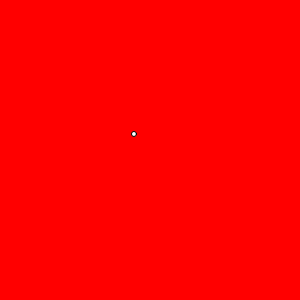
Frame 1 (no input)
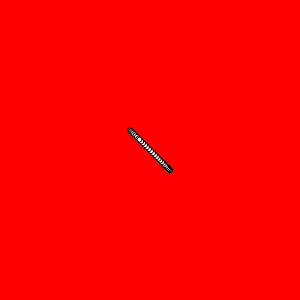
Frame 60 (no input)
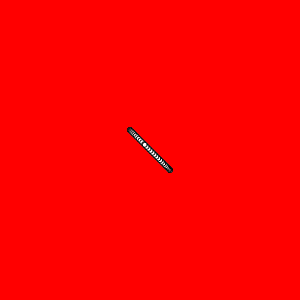
Frame 120 (the mouse pressed at the canvas centre since frame 60)

The p5.js sketch that drew these frames (run headless with seeded random() and noise() and a simulated clock; from frame 60 on, the mouse is pressed at the canvas centre):

// p5.js sketch
// ── sketch.js
var m=180, n=0,r=20, x,y;

function setup(){
	createCanvas(300, 300);
	background(255,0,0);
	strokeWeight(1);
}

function draw(){

x= 150+r*sin(m);
y= 150+r*sin(m);
m=m+0.1;
ellipse(x, y, 5, 5);

}
